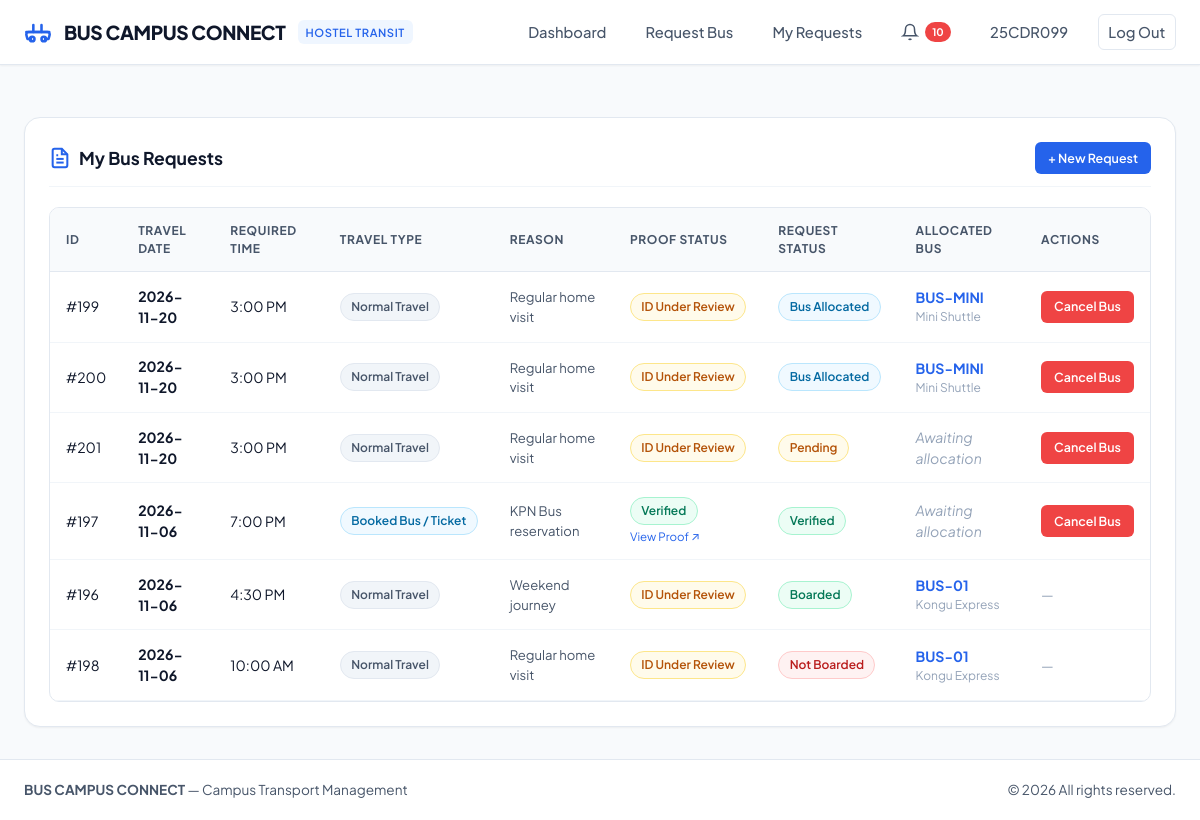
Page /student/my-requests (signed in) on the committed database.
### tables this page shows
CREATE TABLE users (
    id INTEGER PRIMARY KEY AUTOINCREMENT,
    name TEXT NOT NULL,
    register_number TEXT UNIQUE,
    email TEXT UNIQUE NOT NULL,
    password_hash TEXT NOT NULL,
    phone TEXT,
    department TEXT,
    year INTEGER,
    hostel_id INTEGER,
    role TEXT NOT NULL CHECK(role IN ('student', 'management')),
    id_card_path TEXT,
    verification_status TEXT DEFAULT 'Pending' CHECK(verification_status IN ('Pending', 'Verified', 'Rejected')),
    created_at TIMESTAMP DEFAULT CURRENT_TIMESTAMP,
    FOREIGN KEY (hostel_id) REFERENCES hostels (id) ON DELETE SET NULL
);

CREATE TABLE "bus_requests" (
                id INTEGER PRIMARY KEY AUTOINCREMENT,
                student_id INTEGER NOT NULL,
                hostel_id INTEGER NOT NULL,
                travel_date TEXT NOT NULL,
                required_time TEXT NOT NULL,
                travel_type TEXT NOT NULL CHECK(travel_type IN ('Normal Travel', 'Special Permission', 'Booked Bus / Ticket')),
                travel_reason TEXT,
                proof_path TEXT,
                proof_status TEXT DEFAULT 'Not Uploaded' CHECK(proof_status IN ('Not Uploaded', 'Uploaded', 'Under Review', 'Verified', 'Rejected')),
                request_status TEXT DEFAULT 'Pending' CHECK(request_status IN ('Pending', 'Under Review', 'Verified', 'Bus Allocated', 'Boarding Open', 'Boarded', 'Not Boarded', 'Cancelled', 'Rejected', 'Completed')),
                bus_id INTEGER,
                cancellation_reason TEXT,
                created_at TIMESTAMP DEFAULT CURRENT_TIMESTAMP,
                updated_at TIMESTAMP DEFAULT CURRENT_TIMESTAMP,
                FOREIGN KEY (student_id) REFERENCES users (id) ON DELETE CASCADE,
                FOREIGN KEY (hostel_id) REFERENCES hostels (id) ON DELETE RESTRICT,
                FOREIGN KEY (bus_id) REFERENCES buses (id) ON DELETE SET NULL
            );

CREATE TABLE buses (
    id INTEGER PRIMARY KEY AUTOINCREMENT,
    bus_number TEXT UNIQUE NOT NULL,
    bus_name TEXT NOT NULL,
    capacity INTEGER NOT NULL DEFAULT 50,
    driver_name TEXT NOT NULL,
    driver_contact TEXT NOT NULL,
    route TEXT NOT NULL DEFAULT 'College → Perundurai Bus Stand',
    status TEXT DEFAULT 'Active' CHECK(status IN ('Active', 'Inactive', 'Maintenance')),
    created_at TIMESTAMP DEFAULT CURRENT_TIMESTAMP
);

### routes/student_routes.py (the view)
@student_bp.route('/my-requests')
@login_required
@role_required('student')
def my_requests():
    requests = RequestModel.get_student_requests(session['user_id'])
    for r in requests:
        r['formatted_time'] = format_display_time(r['required_time'])
    return render_template('student/my_requests.html', requests=requests)

### app.py (called while the page is built)
@app.context_processor
def inject_global_data():
    unread_count = 0
    if 'user_id' in session:
        try:
            unread_count = NotificationService.get_unread_count(session['user_id'])
        except Exception:
            unread_count = 0
    return {
        'current_user_name': session.get('name'),
        'current_user_role': session.get('role'),
        'current_user_reg': session.get('register_number'),
        'unread_notification_count': unread_count,
        'now_year': datetime.now().year,
        'destination_fixed': 'Perundurai Bus Stand'
    }

### data_structures/hashmap_manager.py (called while the page is built)
def format_display_time(time_str):
    if not time_str:
        return ''
    try:
        dt = datetime.strptime(time_str.strip(), "%H:%M")
        formatted = dt.strftime("%I:%M %p")
        if formatted.startswith('0'):
            formatted = formatted[1:]
        return formatted
    except ValueError:
        return time_str

### database/db.py (called while the page is built)
def get_db():
    if 'db' not in g:
        g.db = sqlite3.connect(
            DATABASE_PATH,
            detect_types=sqlite3.PARSE_DECLTYPES | sqlite3.PARSE_COLNAMES
        )
        g.db.row_factory = sqlite3.Row
        g.db.execute("PRAGMA foreign_keys = ON;")
    return g.db

def query_db(query, args=(), one=False):
    cur = get_db().execute(query, args)
    rv = cur.fetchall()
    cur.close()
    return (dict(rv[0]) if rv else None) if one else [dict(row) for row in rv]

### models/request_model.py (called while the page is built)
    @staticmethod
    def get_student_requests(student_id):
        sql = """
            SELECT r.*,
                   u.id_card_path, u.verification_status as id_card_status,
                   h.hostel_name,
                   b.bus_number, b.bus_name, b.driver_name, b.driver_contact, b.route
            FROM bus_requests r
            JOIN users u ON r.student_id = u.id
            JOIN hostels h ON r.hostel_id = h.id
            LEFT JOIN buses b ON r.bus_id = b.id
            WHERE r.student_id = ?
            ORDER BY r.travel_date DESC, r.required_time DESC
        """
        return query_db(sql, (student_id,))

### routes/auth_routes.py (called while the page is built)
def login_required(f):
    @wraps(f)
    def decorated_function(*args, **kwargs):
        if 'user_id' not in session:
            flash("Please log in to access this page.", "warning")
            return redirect(url_for('auth.login_student'))
        return f(*args, **kwargs)
    return decorated_function

### templates/student/my_requests.html (shortened to what this page needs)
{% extends "base.html" %}
{% block content %}
<div class="student-content">
  <div class="card">
    <div class="card-header">
      <div class="card-title">
        <span>My Bus Requests</span>
      </div>
      <a href="{{ url_for('student.request_bus') }}" class="btn btn-primary btn-sm">+ New Request</a>
    </div>
    {% if requests %}
    <div class="table-responsive">
      <table class="data-table">
        <thead>
          <tr>
            <th>ID</th>
            <th>Travel Date</th>
            <th>Required Time</th>
            <th>Travel Type</th>
            <th>Reason</th>
            <th>Proof Status</th>
            <th>Request Status</th>
            <th>Allocated Bus</th>
            <th>Actions</th>
          </tr>
        </thead>
        <tbody>
          {% for r in requests %}
          <tr>
            <td>#{{ r.id }}</td>
            <td><strong>{{ r.travel_date }}</strong></td>
            <td>{{ r.formatted_time }}</td>
            <td>
              <span
                class="badge {% if r.travel_type == 'Booked Bus / Ticket' %}badge-info{% elif r.travel_type == 'Special Permission' %}badge-warning{% else %}badge-secondary{% endif %}">
                {{ r.travel_type }}
              </span>
            </td>
            <td style="max-width: 200px; font-size: 0.82rem; color: var(--text-secondary);">
              {{ r.travel_reason or 'Regular home visit' }}
            </td>
            <td>
              {% if r.proof_path %}
              <span
                class="badge {% if r.proof_status == 'Verified' %}badge-success{% elif r.proof_status == 'Rejected' %}badge-danger{% elif r.proof_status in ['Uploaded', 'Under Review'] %}badge-warning{% else %}badge-secondary{% endif %}">
                {{ r.proof_status }}
              </span>
              <a href="{{ url_for('uploaded_file', folder='travel_proofs', filename=r.proof_path) }}" target="_blank"
                style="font-size: 0.72rem; display: block; margin-top: 0.2rem;">View Proof &nearr;</a>
              {% elif r.proof_status == 'Verified' or r.id_card_status == 'Verified' %}
              <span class="badge badge-success" title="College ID is verified on file">&check; Verified</span>
              {% elif r.proof_status == 'Rejected' or r.id_card_status == 'Rejected' %}
              <span class="badge badge-danger">&cross; Rejected</span>
              {% elif r.travel_type == 'Booked Bus / Ticket' %}
              <span class="badge badge-warning">Ticket Required</span>
              {% else %}
              <span class="badge badge-warning">ID Under Review</span>
              {% endif %}
            </td>
            <td>
              <span
                class="badge {% if r.request_status in ['Boarded', 'Verified'] %}badge-success{% elif r.request_status == 'Bus Allocated' %}badge-info{% elif r.request_status in ['Not Boarded', 'Rejected'] %}badge-danger{% elif r.request_status == 'Cancelled' %}badge-secondary{% else %}badge-warning{% endif %}">
                {{ r.request_status }}
              </span>
            </td>
            <td>
              {% if r.bus_number %}
              <strong style="color: var(--primary);">{{ r.bus_number }}</strong>
              <div style="font-size: 0.75rem; color: var(--text-muted);">{{ r.bus_name }}</div>
              {% else %}
              <span style="color: var(--text-muted); font-style: italic;">Awaiting allocation</span>
              {% endif %}
            </td>
            <td>
              {% if r.request_status in ['Pending', 'Under Review', 'Verified', 'Bus Allocated', 'Boarding Open'] %}
              <details>
                <summary class="btn btn-danger btn-sm" style="cursor: pointer;">Cancel Bus</summary>
              </details>
              {% else %}
              <span style="color: var(--text-muted);">&mdash;</span>
              {% endif %}
            </td>
          </tr>
          {% endfor %}
        </tbody>
      </table>
    </div>
    {% else %}
    <div style="text-align: center; padding: 3rem 1.5rem;">
      <p style="color: var(--text-secondary); margin-bottom: 1.5rem;">You haven't submitted any travel requests yet.</p>
      <a href="{{ url_for('student.request_bus') }}" class="btn btn-primary">Request Bus Now</a>
    </div>
    {% endif %}
  </div>
</div>
{% endblock %}

### templates/base.html (shortened to what this page needs)
<!DOCTYPE html>
<html lang="en">
<head>
  <link rel="stylesheet" href="{{ url_for('static', filename='css/styles.css') }}">
</head>
<body>
  <header class="navbar-main">
    <div class="nav-container">
      <a href="{{ url_for('landing') }}" class="brand-logo">
        <span>BUS CAMPUS CONNECT</span>
        <span class="brand-badge">HOSTEL TRANSIT</span>
      </a>
      <nav>
        <ul class="nav-links">
          {% if session.get('user_id') and session.get('role') == 'student' %}
            <li><a href="{{ url_for('student.dashboard') }}">Dashboard</a></li>
            <li><a href="{{ url_for('student.request_bus') }}">Request Bus</a></li>
            <li><a href="{{ url_for('student.my_requests') }}">My Requests</a></li>
            <li>
              <a href="{{ url_for('student.notifications') }}" style="display: flex; align-items: center; gap: 0.35rem;">
                <svg width="18" height="18" viewBox="0 0 24 24" fill="none" stroke="currentColor" stroke-width="2"><path d="M18 8A6 6 0 0 0 6 8c0 7-3 9-3 9h18s-3-2-3-9"></path><path d="M13.73 21a2 2 0 0 1-3.46 0"></path></svg>
                {% if unread_notification_count > 0 %}
                  <span class="badge-notify">{{ unread_notification_count }}</span>
                {% endif %}
              </a>
            </li>
            <li><a href="{{ url_for('student.profile') }}">{{ current_user_reg }}</a></li>
            <li><a href="{{ url_for('auth.logout') }}" class="btn btn-secondary btn-sm">Log Out</a></li>
          {% elif session.get('user_id') and session.get('role') == 'management' %}
            <li><a href="{{ url_for('management.dashboard') }}" class="btn btn-primary btn-sm">Management Console</a></li>
            <li><a href="{{ url_for('auth.logout') }}" class="btn btn-secondary btn-sm">Log Out</a></li>
          {% endif %}
        </ul>
      </nav>
    </div>
  </header>
  {% block content %}{% endblock %}
  {% block footer %}
  <footer style="margin-top: auto; background: #ffffff; border-top: 1px solid var(--border); padding: 1.25rem 1.5rem; text-align: center; font-size: 0.85rem; color: var(--text-secondary);">
    <div style="max-width: 1200px; margin: 0 auto; display: flex; flex-wrap: wrap; justify-content: space-between; align-items: center; gap: 1rem;">
      <div>
        <strong>BUS CAMPUS CONNECT</strong> &mdash; Campus Transport Management
      </div>
      <div>
        &copy; {{ now_year }} All rights reserved.
      </div>
    </div>
  </footer>
  {% endblock %}
</body>
</html>

### templates/base.html (style rules this page uses)
body { font-family: 'Plus Jakarta Sans', -apple-system, sans-serif; }

### rows in the picture
users: register_number "25CDR099"
bus_requests: id "199", travel_date "2026-11-20", formatted_time "3:00 PM", travel_type "Normal Travel", travel_reason "Regular home visit", proof_status "ID Under Review", request_status "Bus Allocated", bus_number "BUS-MINI", bus_name "Mini Shuttle"
bus_requests: id "200", travel_date "2026-11-20", formatted_time "3:00 PM", travel_type "Normal Travel", travel_reason "Regular home visit", proof_status "ID Under Review", request_status "Bus Allocated", bus_number "BUS-MINI", bus_name "Mini Shuttle"
bus_requests: id "201", travel_date "2026-11-20", formatted_time "3:00 PM", travel_type "Normal Travel", travel_reason "Regular home visit", proof_status "ID Under Review", request_status "Pending", shows "Awaiting allocation"
bus_requests: id "197", travel_date "2026-11-06", formatted_time "7:00 PM", travel_type "Booked Bus / Ticket", travel_reason "KPN Bus reservation", proof_status "Verified", request_status "Verified", shows "Awaiting allocation"
bus_requests: id "196", travel_date "2026-11-06", formatted_time "4:30 PM", travel_type "Normal Travel", travel_reason "Weekend journey", proof_status "ID Under Review", request_status "Boarded", bus_number "BUS-01", bus_name "Kongu Express"
bus_requests: id "198", travel_date "2026-11-06", formatted_time "10:00 AM", travel_type "Normal Travel", travel_reason "Regular home visit", proof_status "ID Under Review", request_status "Not Boarded", bus_number "BUS-01", bus_name "Kongu Express"

### other values in the picture
{{ unread_notification_count }} "10"
